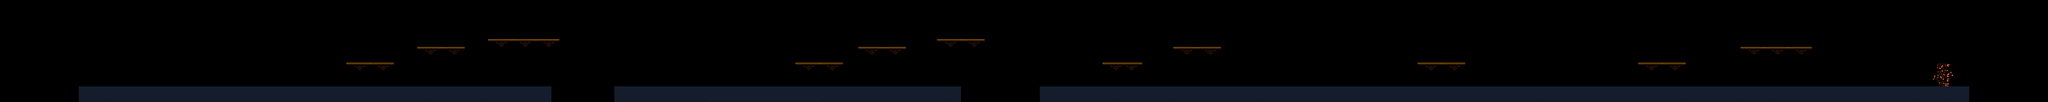

A level layout from a 2D game, rendered from its tile map. Below: a short description, then the map file with tile-grid data replaced by summaries:
An orthogonal 260x13 tile map with 16x16 px tiles, 1 tile layer (Texture), 1 hidden layer not drawn, 4 tilesets and 49 objects.

<map version="1.9" tiledversion="1.9.2" orientation="orthogonal" renderorder="right-down" width="260" height="13" tilewidth="16" tileheight="16" infinite="0" nextlayerid="12" nextobjectid="103">
 <tileset firstgid="1" source="background.tsx" />
 <tileset firstgid="981" source="Ground.tsx" />
 <tileset firstgid="1716" source="AutumnHillsWall1x4_16.tsx" />
 <tileset firstgid="1728" source="MovingPlatform_8.tsx" />
 <layer id="1" name="Background" width="260" height="13" visible="0">
  <data>[3380 cells, 3380 non-empty, 314 distinct tile ids]</data>
 </layer>
 <layer id="2" name="Texture" width="260" height="13">
  <data>[3380 cells, 524 non-empty, 48 distinct tile ids]</data>
 </layer>
 <objectgroup id="3" name="ground">
  <object id="87" x="160" y="176" width="960" height="32" />
  <object id="89" x="160" y="144" height="32" />
  <object id="92" x="1248" y="176" width="704" height="32" />
  <object id="95" x="2112" y="176" width="1888" height="32" />
 </objectgroup>
 <objectgroup id="4" name="enemies">
  <object id="5" x="2432" y="80" width="16" height="16" />
  <object id="6" x="2928" y="112" width="16" height="16" />
  <object id="7" x="2784" y="160" width="16" height="16" />
  <object id="8" x="3312" y="160" width="16" height="16" />
  <object id="9" x="1792" y="160" width="16" height="16" />
  <object id="10" x="976" y="160" width="16" height="16" />
  <object id="13" x="3872" y="160" width="16" height="16" />
 </objectgroup>
 <objectgroup id="5" name="platform">
  <object id="14" x="3536" y="96" width="144" height="16" />
  <object id="16" x="2880" y="128" width="96" height="16" />
  <object id="17" x="2384" y="96" width="96" height="16" />
  <object id="20" x="1744" y="96" width="96" height="16" />
  <object id="22" x="992" y="80" width="144" height="16" />
  <object id="25" x="848" y="96" width="96" height="16" />
  <object id="64" x="704" y="128" width="96" height="16" />
  <object id="65" x="1616" y="128" width="96" height="16" />
  <object id="66" x="1904" y="80" width="96" height="16" />
  <object id="73" x="2240" y="128" width="80" height="16" />
  <object id="76" x="3328" y="128" width="96" height="16" />
 </objectgroup>
 <objectgroup id="6" name="finish">
  <object id="27" x="3936" y="128" width="16" height="48" />
 </objectgroup>
 <objectgroup id="7" name="barrier">
  <object id="67" x="2480" y="80" height="16" />
  <object id="68" x="2384" y="80" height="16" />
  <object id="74" x="2880" y="112" height="16" />
  <object id="75" x="2976" y="112" height="16" />
  <object id="91" x="848" y="160" height="16" />
  <object id="96" x="1120" y="160" height="16" />
  <object id="98" x="1952" y="160" height="16" />
  <object id="99" x="1760" y="160" height="16" />
  <object id="100" x="2448" y="160" height="16" />
  <object id="101" x="3088" y="160" height="16" />
  <object id="102" x="4000" y="144" height="32" />
 </objectgroup>
 <objectgroup id="8" name="coins">
  <object id="40" x="1040" y="64" width="16" height="16" />
  <object id="41" x="1056" y="64" width="16" height="16" />
  <object id="42" x="1072" y="64" width="16" height="16" />
  <object id="44" x="736" y="112" width="16" height="16" />
  <object id="45" x="1664" y="112" width="16" height="16" />
  <object id="46" x="1952" y="64" width="16" height="16" />
  <object id="47" x="2416" y="80" width="16" height="16" />
  <object id="48" x="3584" y="80" width="16" height="16" />
  <object id="49" x="3600" y="80" width="16" height="16" />
  <object id="50" x="3616" y="80" width="16" height="16" />
 </objectgroup>
 <objectgroup id="9" name="health">
  <object id="52" x="3392" y="112" width="16" height="16" />
  <object id="53" x="3536" y="160" width="16" height="16" />
  <object id="54" x="1488" y="160" width="16" height="16" />
  <object id="55" x="3808" y="160" width="16" height="16" />
 </objectgroup>
 <objectgroup id="10" name="skylimit">
  <object id="61" x="144" y="0" width="3856" />
 </objectgroup>
</map>
